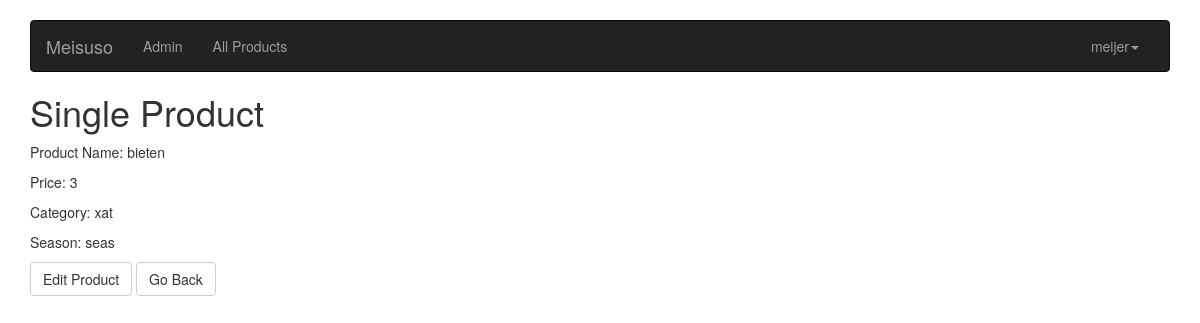
Screenshot of /product_detail/1/ (signed in) with the database file from the repository.
### accounts/models.py (models this page shows, shortened)
class Product(models.Model):
    author = models.ForeignKey(User, on_delete=models.CASCADE, null=True, editable=False)
    product_name = models.CharField(max_length=100, default = '')
    price = models.IntegerField(default = 0)
    CAT = (
        ('F', 'Fruit'),
        ('V', 'Vegetable'),
    )
    category = models.CharField(max_length=1, choices=CAT, default = '')
    season = models.CharField(max_length=100, default = '')
    description = models.CharField(max_length=100, default = '')
    unit = models.CharField(max_length=100, default = '')

### accounts/views.py (the view)
# urls.py: path('product_detail/<int:pk>/', views.ProductDetailView.as_view(), name='product-detail'),
class ProductDetailView(DetailView):
    model = Product

### accounts/templates/accounts/product_detail.html (shortened to what this page needs)
{% extends 'base.html' %}
{%block body%}
<h1>Single Product</h1>
<p>Product Name: {{product.product_name}}</p>
<p>Price: {{product.price}}</p>
<p>Category: {{product.category}}</p>
<p>Season: {{product.season}}</p>
<a href="/account/profile/edit" class="btn btn-default" role="button">Edit Product</a>
<button class="btn btn-default" onclick="goBack()">Go Back</button>
{%endblock%}

### accounts/templates/base.html (shortened to what this page needs)
<html>
  <head>
    <link rel="stylesheet"
    href="https://maxcdn.bootstrapcdn.com/bootstrap/3.3.7/css/bootstrap.min.css"
>
  </head>
<body>
  <br>
  <div class="container">
    <nav class="navbar navbar-inverse">
          <div class="container-fluid">
            <div class="navbar-header">
              <a class="navbar-brand" href="/">Meisuso</a>
            </div>
            <div id="navbar" class="navbar-collapse collapse">
              {% if request.user.is_superuser %}
              <ul class = "nav navbar-nav">
<li><a href="{% url 'view_profile' %}">Admin</a></li>
</ul>
{%endif%}
  {% if user.is_authenticated %}<ul class = "nav navbar-nav">
    <li><a href="{% url 'all-product' %}">All Products</a></li>
  </ul>
              <ul class="nav navbar-nav navbar-right">
                <li class="dropdown">
                  <a href="#" class="dropdown-toggle" data-toggle="dropdown" role="button" aria-haspopup="true" aria-expanded="false">{{user.username}}<span class="caret"></span></a>
                </li>
              </ul>
                {% else %}
<ul class="nav navbar-nav navbar-right">
                <li><a href="{% url 'register' %}">Register</a></li>
                <li><a href="{% url 'login' %}">Log In</a></li>
  </ul>
{% endif %}
            </div>
          </div>
        </nav>
    {% block body %}
    {% endblock%}
    </div>
  </body>
</html>

### rows the page displays
Product: product_name "bieten", price "3", category "xat", season "seas"

### other values shown
{{ user.username }} "meijer"
